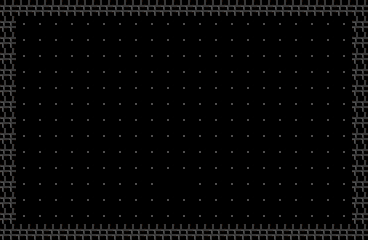

Below is a game level as drawn by its tile map, then a one-line description and the .tmx that defines it (tile-layer data replaced by summaries):
An orthogonal 23x15 tile map with 16x16 px tiles, 1 tile layer (Capa de patrones 1) and 11 objects.

<map version="1.10" tiledversion="1.12.2" orientation="orthogonal" renderorder="right-down" width="23" height="15" tilewidth="16" tileheight="16" infinite="0" nextlayerid="5" nextobjectid="64">
 <tileset firstgid="1" name="tileset" tilewidth="16" tileheight="16" tilecount="64" columns="8">
  <image source="../tileset/tileset.png" width="128" height="128" />
 </tileset>
 <layer id="1" name="Capa de patrones 1" width="23" height="15">
  <data>[345 cells, 343 non-empty, 2 distinct tile ids]</data>
 </layer>
 <objectgroup id="4" name="waypoints">
  <object id="57" x="48" y="64" width="16" height="16" />
  <object id="58" x="304" y="64" width="16" height="16" />
  <object id="59" x="304" y="176" width="16" height="16" />
  <object id="60" x="48" y="176" width="16" height="16" />
  <object id="62" x="176" y="128" width="16" height="16" />
  <object id="63" x="176" y="112" width="16" height="16" />
 </objectgroup>
 <objectgroup id="3" name="spawnEnemigo">
  <object id="44" x="176" y="48" width="16" height="16" />
 </objectgroup>
 <objectgroup id="2" name="colisiones">
  <object id="40" x="0" y="0" width="16" height="240" />
  <object id="41" x="16" y="224" width="336" height="16" />
  <object id="42" x="352" y="0" width="16" height="240" />
  <object id="45" x="16" y="0" width="336" height="16" />
 </objectgroup>
</map>
